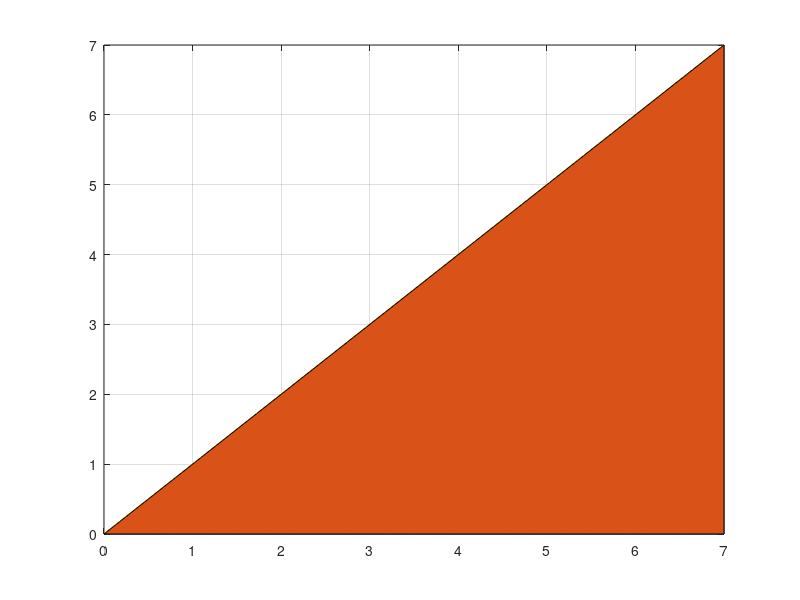

Write the MATLAB code that produced this figure. (Note: this script raises an error after producing the figure.)
fun = @(x) x;

q=integral(fun,0,10);

x=linspace(0,7,200);

plot(x,fun(x),'y');
hold on

grid on;
plot(x,zeros(size(x)))
area(x,fun(x))
colororder('y')

ax = gca;

ax.XAxisLocation = 'origin';
ax.YAxisLocation = 'origin';

rectangle('Position',[0 0 7 fun(3.5)],'FaceColor',	'#0000FF')
plot(x,fun(x),'y');
hold off